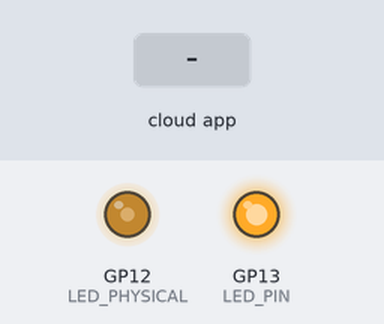
This program was run on a simulated Raspberry Pi Pico. Parts: output pins drawn as LEDs (lit = HIGH). Inputs (shaded band) come from the test bench. The ROS host is connected and sends only what is stated.

Above: at 3.2 s.
3.3 s: the phone or cloud app sets linear.x to -100
At 3.6 s:
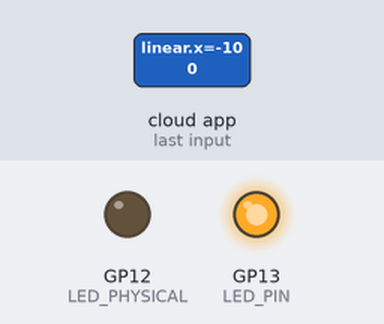
4.8 s: the phone or cloud app sets linear.x to 0
At 5.1 s:
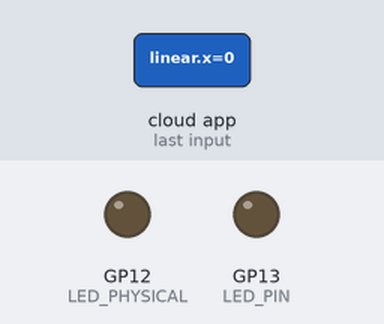
6.3 s: the phone or cloud app sets linear.x to 100
At 7.8 s:
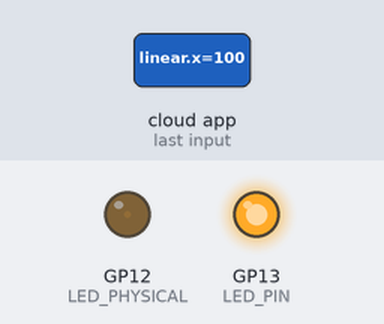
Timing chart, 0 to 9.3 s (numbered marks = the images above; inputs shaded):
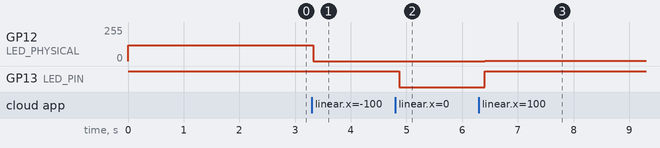

The program:

main.cpp
```cpp
#include <micro_ros_arduino.h>

#include <stdio.h>
#include <rcl/rcl.h>
#include <rcl/error_handling.h>
#include <rclc/rclc.h>
#include <rclc/executor.h>

#include <geometry_msgs/msg/twist.h>
#include <Arduino.h>

rcl_subscription_t subscriber;
geometry_msgs__msg__Twist msg;
rclc_executor_t executor;
rcl_allocator_t allocator;
rclc_support_t support;
rcl_node_t node;


#define LED_PIN 13
constexpr int LED_PHYSICAL {12};

#define RCCHECK(fn) { rcl_ret_t temp_rc = fn; if((temp_rc != RCL_RET_OK)){error_loop();}}
#define RCSOFTCHECK(fn) { rcl_ret_t temp_rc = fn; if((temp_rc != RCL_RET_OK)){error_loop();}}

void error_loop(){
  while(1){
    digitalWrite(LED_PIN, !digitalRead(LED_PIN));
    delay(100);
  }
}

//twist message cb
void subscription_callback(const void *msgin) {
  const geometry_msgs__msg__Twist * msg = (const geometry_msgs__msg__Twist *)msgin;
  // if velocity in x direction is 0 turn off LED, if 1 turn on LED
  digitalWrite(LED_PIN, (msg->linear.x == 0) ? LOW : HIGH);

  analogWrite(LED_PHYSICAL, static_cast<int>(msg->linear.x));
}

void setup() {
  set_microros_transports();
  pinMode(LED_PIN, OUTPUT);
  pinMode(LED_PHYSICAL, OUTPUT);
  digitalWrite(LED_PIN, HIGH);
  analogWrite(LED_PHYSICAL, 120);

  delay(2000);

  allocator = rcl_get_default_allocator();

   //create init_options
  RCCHECK(rclc_support_init(&support, 0, NULL, &allocator));

  // create node
  RCCHECK(rclc_node_init_default(&node, "ros_chassis_driver", "", &support));

  // create subscriber
  RCCHECK(rclc_subscription_init_default(
    &subscriber,
    &node,
    ROSIDL_GET_MSG_TYPE_SUPPORT(geometry_msgs, msg, Twist),
    "ros_chassis_driver_topic"));

  // create executor
  RCCHECK(rclc_executor_init(&executor, &support.context, 1, &allocator));
  RCCHECK(rclc_executor_add_subscription(&executor, &subscriber, &msg, &subscription_callback, ON_NEW_DATA));

}

void loop() {
  delay(100);
  RCCHECK(rclc_executor_spin_some(&executor, RCL_MS_TO_NS(100)));
}
```

Measured:
- after the input at 3.3 s, GP12 (LED_PHYSICAL): 120/255 → 0/255 at once
- after the input at 4.8 s, GP13 (LED_PIN): HIGH → LOW after 0.07 s
- after the input at 6.3 s, GP12 (LED_PHYSICAL): 0/255 → 1/255 after 0.11 s; GP13 (LED_PIN): LOW → HIGH after 0.11 s
